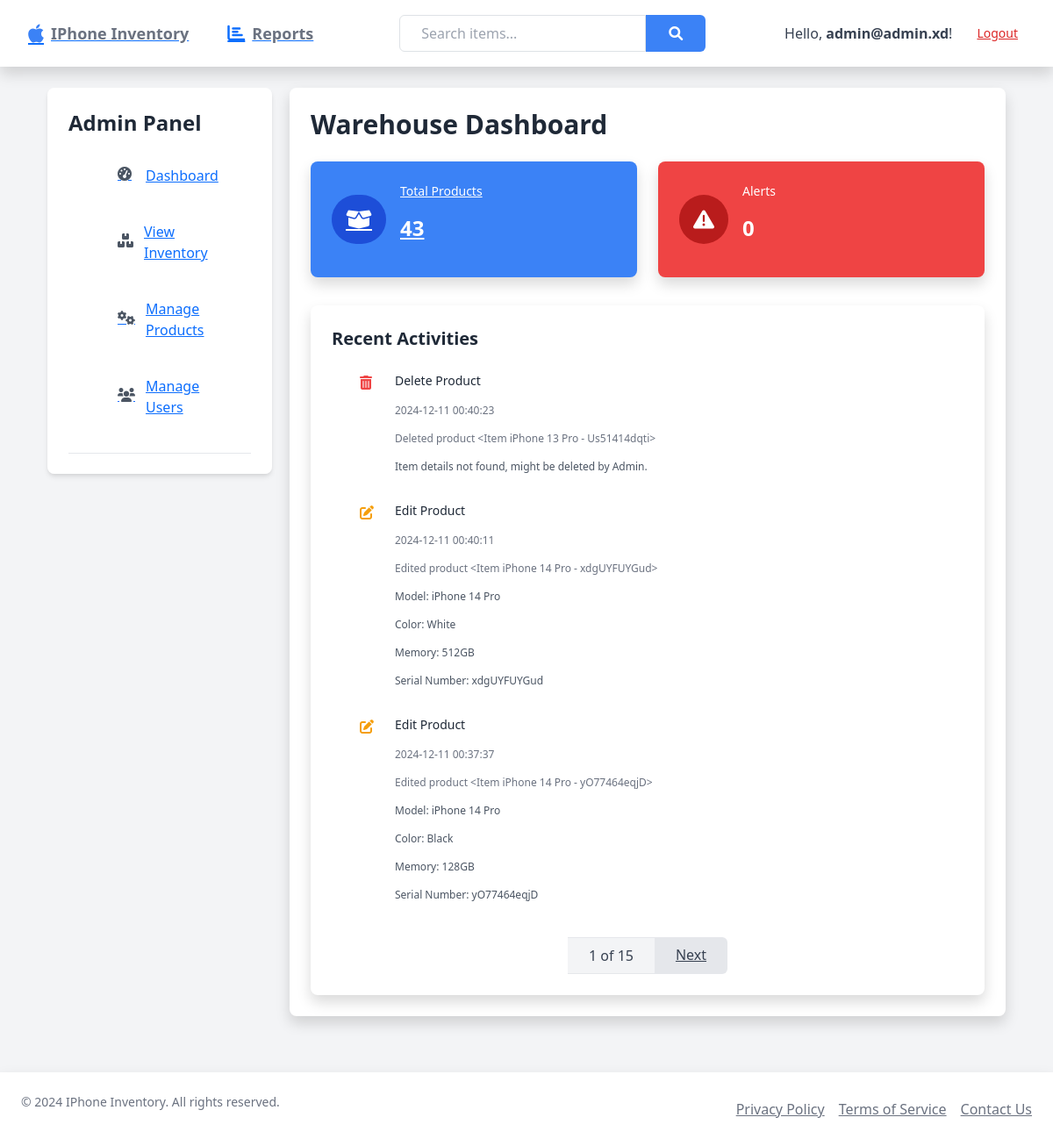
The page / (signed in) on the database its author committed.
### models.py (models this page shows, shortened)
class User(UserMixin, db.Model):
    __tablename__ = 'users'
    id = db.Column(db.Integer, primary_key=True)
    email = db.Column(db.String(150), unique=True, nullable=False)
    password = db.Column(db.String(200), nullable=False)
    roles = db.relationship(
        'Role',
        secondary=user_roles,
        backref=db.backref('users', lazy='dynamic')
    )

class AuditLog(db.Model):
    __tablename__ = 'audit_logs'
    id = db.Column(db.Integer, primary_key=True)
    user_id = db.Column(db.Integer, db.ForeignKey('users.id', ondelete='SET NULL'), nullable=True)
    action = db.Column(db.String(255), nullable=False)
    timestamp = db.Column(db.DateTime, default=datetime.utcnow, nullable=False)
    details = db.Column(db.Text, nullable=True)
    user = db.relationship('User', backref=db.backref('audit_logs', lazy=True))

class Item(db.Model):
    __tablename__ = 'items'
    id = db.Column(db.Integer, primary_key=True)
    model = db.Column(db.String(100), nullable=False)
    color = db.Column(db.String(50), nullable=False)
    memory = db.Column(db.String(50), nullable=False)
    serial_number = db.Column(db.String(100), unique=True, nullable=False)
    VALID_MODELS = ['iPhone 12', 'iPhone 12 Pro', 'iPhone 13', 'iPhone 13 Pro', 'iPhone 14', 'iPhone 14 Pro']
    VALID_COLORS = ['Black', 'White', 'Red']
    VALID_MEMORIES = ['64GB', '128GB', '256GB', '512GB']

### app.py (the view)
@app.route('/')
@login_required
def index():
    form = ProductForm()
    page = request.args.get('page', 1, type=int)
    per_page = 3  # Number of activities per page
    activities_paginated = AuditLog.query.order_by(AuditLog.timestamp.desc()).paginate(page=page, per_page=per_page, error_out=False)
    recent_activities = []
    for activity in activities_paginated.items:
        item_details = None
        if 'product' in activity.details:
            try:
                serial_number = activity.details.split('-')[-1].strip('> ')
                item = Item.query.filter_by(serial_number=serial_number).first()
                if item:
                    item_details = {
                        'model': item.model,
                        'color': item.color,
                        'memory': item.memory,
                        'serial_number': item.serial_number
                    }
            except IndexError:
                serial_number = None
        recent_activities.append({
            'action': activity.action,
            'timestamp': activity.timestamp,
            'details': activity.details,
            'item_details': item_details
        })
    total_products = Item.query.count()
    alerts = Item.query.filter(
        (db.func.length(Item.serial_number) != 11) |
        (~Item.model.in_(Item.VALID_MODELS)) |
        (~Item.color.in_(Item.VALID_COLORS)) |
        (~Item.memory.in_(Item.VALID_MEMORIES))
    ).count()
    alert_items = Item.query.filter(
        (db.func.length(Item.serial_number) != 11) |
        (~Item.model.in_(Item.VALID_MODELS)) |
        (~Item.color.in_(Item.VALID_COLORS)) |
        (~Item.memory.in_(Item.VALID_MEMORIES))
    ).all()
    return render_template(
        'index.html',
        recent_activities=recent_activities,
        total_products=total_products,
        alerts=alerts,  # Pass alerts to the template
        alert_items=alert_items,  # Pass items with invalid attributes
        pagination=activities_paginated,
        form=form  # Pass the form to the template
    )

### forms.py
class ProductForm(FlaskForm):
    model = StringField('Model', validators=[DataRequired(), Length(max=100)])
    color = StringField('Color', validators=[DataRequired(), Length(max=50)])
    memory = StringField('Memory', validators=[DataRequired(), Length(max=50)])
    serial_number = StringField('Serial Number', validators=[DataRequired(), Length(max=100)])
    submit = SubmitField('Add Product')

class BugReportForm(FlaskForm):
    bug_details = TextAreaField('Bug Details', validators=[DataRequired()])
    submit = SubmitField('Submit')

### app.py (called while the page is built)
@app.context_processor
def inject_forms():
    return {
        'bug_form': BugReportForm(),
        'feedback_form': FeedbackForm()
    }

@login_manager.user_loader
def load_user(user_id):
    with current_app.app_context():
        return db.session.query(User).options(joinedload(User.roles)).get(int(user_id))

### templates/index.html (shortened to what this page needs)
{% extends "base.html" %}
{% block admin_content %}
<div class="bg-white shadow rounded-lg p-6 mb-8">
    <h1 class="text-3xl font-bold text-gray-800 mb-6">Warehouse Dashboard</h1>
    <div class="grid grid-cols-1 md:grid-cols-2 gap-6 mb-8">
        <a href="{{ url_for('view_inventory') }}" class="bg-blue-500 text-white rounded-lg shadow p-6 flex items-center hover:bg-blue-600 transition-colors">
            <div class="p-3 rounded-full bg-blue-700 mr-4 flex items-center justify-center">
                <i class="fas fa-box-open text-2xl"></i>
            </div>
            <div>
                <p class="text-sm">Total Products</p>
                <p class="text-2xl font-semibold">{{ total_products }}</p>
            </div>
        </a>
        <div class="bg-red-500 text-white rounded-lg shadow p-6 flex items-center cursor-pointer" onclick="openAlertModal()">
            <div class="p-3 rounded-full bg-red-700 mr-4 flex items-center justify-center">
                <i class="fas fa-exclamation-triangle text-2xl"></i>
            </div>
            <div>
                <p class="text-sm">Alerts</p>
                <p class="text-2xl font-semibold">{{ alerts }}</p>
            </div>
        </div>
    </div>
    <div class="bg-white shadow rounded-lg p-6">
        <h2 class="text-xl font-semibold text-gray-800 mb-4">Recent Activities</h2>
        <ul class="space-y-4">
            {% for activity in recent_activities %}
                <li class="flex items-start">
                    <div class="flex-shrink-0">
                        {% if 'Add Product' in activity.action %}
                            <i class="fas fa-plus-circle h-6 w-6 text-green-500"></i>
                        {% elif 'Delete Product' in activity.action %}
                            <i class="fas fa-trash-alt h-6 w-6 text-red-500"></i>
                        {% elif 'Edit Product' in activity.action %}
                            <i class="fas fa-edit h-6 w-6 text-yellow-500"></i>
                        {% else %}
                            <i class="fas fa-info-circle h-6 w-6 text-gray-500"></i>
                        {% endif %}
                    </div>
                    <div class="ml-4">
                        <p class="text-gray-800 text-sm">{{ activity.action }}</p>
                        <p class="text-xs text-gray-500">{{ activity.timestamp.strftime('%Y-%m-%d %H:%M:%S') }}</p>
                        <p class="text-xs text-gray-500">{{ activity.details }}</p>
                        {% if activity.item_details %}
                            <p class="text-xs text-gray-600">Model: {{ activity.item_details.model }}</p>
                            <p class="text-xs text-gray-600">Color: {{ activity.item_details.color }}</p>
                            <p class="text-xs text-gray-600">Memory: {{ activity.item_details.memory }}</p>
                            <p class="text-xs text-gray-600">Serial Number: {{ activity.item_details.serial_number }}</p>
                        {% else %}
                            <p class="text-xs text-gray-600">Item details not found, might be deleted by Admin.</p>
                        {% endif %}
                    </div>
                </li>
            {% else %}
                <li class="text-sm text-gray-500">No recent activities found.</li>
            {% endfor %}
        </ul>
        <div class="flex justify-center mt-6">
            <span class="px-4 py-2 bg-gray-100 text-gray-700 border-t border-b">{{ pagination.page }} of {{ pagination.pages }}</span>
            {% if pagination.has_next %}
                <a href="{{ url_for('index', page=pagination.next_num) }}" class="px-4 py-2 bg-gray-200 text-gray-700 rounded-r-md hover:bg-gray-300">Next</a>
            {% endif %}
        </div>
    </div>
</div>
{% endblock %}

### templates/base.html (shortened to what this page needs)
<!DOCTYPE html>
<html lang="en">
<head>
    <link href="https://cdn.jsdelivr.net/npm/tailwindcss@2.2.19/dist/tailwind.min.css" rel="stylesheet">
    <link href="https://stackpath.bootstrapcdn.com/bootstrap/5.3.0/css/bootstrap.min.css" rel="stylesheet">
    <link href="https://cdnjs.cloudflare.com/ajax/libs/font-awesome/6.0.0-beta3/css/all.min.css" rel="stylesheet">
</head>
<body class="bg-gray-100 font-sans leading-normal tracking-normal flex flex-col min-h-screen">
    <nav class="bg-white shadow">
        <div class="max-w-7xl mx-auto px-4">
            <div class="flex justify-between">
                <div class="flex space-x-7">
                    <div>
                        <a href="{{ url_for('index') }}" class="flex items-center py-4 px-2">
                            <i class="fab fa-apple text-blue-500 text-2xl mr-2"></i>
                            <span class="font-semibold text-gray-500 text-lg">IPhone Inventory</span>
                        </a>
                    </div>
                    <div>
                        <a href="{{ url_for('generate_reports') }}" class="flex items-center py-4 px-2 hover:text-blue-500">
                            <i class="fas fa-chart-bar text-xl mr-2"></i>
                            <span class="font-semibold text-gray-500 text-lg">Reports</span>
                        </a>
                    </div>
                </div>
                <div class="hidden md:flex items-center space-x-1">
                    <form action="{{ url_for('search') }}" method="GET" class="flex">
                        <input type="text" name="query" placeholder="Search items..." class="px-4 py-2 border rounded-l-md focus:outline-none focus:ring-2 focus:ring-blue-500" required>
                        <button type="submit" class="px-4 py-2 bg-blue-500 text-white rounded-r-md hover:bg-blue-600">
                            <i class="fas fa-search h-5 w-5 inline"></i>
                        </button>
                    </form>
                </div>
                <div class="flex items-center space-x-3">
                    {% if current_user.is_authenticated %}
                        <span class="text-gray-700">Hello, <strong>{{ current_user.email }}</strong>!</span>
                        <a href="{{ url_for('logout') }}" class="px-3 py-2 rounded-md text-sm font-medium text-red-600 hover:bg-red-100">Logout</a>
                    {% else %}
                        <a href="{{ url_for('login') }}" class="px-3 py-2 rounded-md text-sm font-medium text-green-600 hover:bg-green-100">Login</a>
                        <a href="{{ url_for('signup') }}" class="px-3 py-2 rounded-md text-sm font-medium text-blue-600 hover:bg-blue-100">Sign Up</a>
                    {% endif %}
                </div>
            </div>
        </div>
    </nav>
    <div class="container mx-auto px-4 mt-4 content flex-grow mb-8">
        {% block content %}
            <div class="flex">
                <aside class="w-64 bg-white shadow-md rounded-lg p-4" style="position: sticky; top: 0; height: 55vh; overflow-y: auto;">
                    <h2 class="text-2xl font-bold mb-6 text-gray-800">Admin Panel</h2>
                    <nav>
                        <ul>
                            <li class="mb-4">
                                <a href="{{ url_for('index') }}" class="block py-2 px-4 rounded hover:bg-gray-100 flex items-center">
                                    <i class="fas fa-tachometer-alt h-5 w-5 text-gray-600 mr-3"></i>
                                    Dashboard
                                </a>
                            </li>
                            <li class="mb-4">
                                <a href="{{ url_for('view_inventory') }}" class="block py-2 px-4 rounded hover:bg-gray-100 flex items-center">
                                    <i class="fas fa-boxes h-5 w-5 text-gray-600 mr-3"></i>
                                    View Inventory
                                </a>
                            </li>
                            <li class="mb-4">
                                <a href="{{ url_for('manage_products') }}" class="block py-2 px-4 rounded hover:bg-gray-100 flex items-center">
                                    <i class="fas fa-cogs h-5 w-5 text-gray-600 mr-3"></i>
                                    Manage Products
                                </a>
                            </li>
                            <li class="mb-4">
                                <a href="{{ url_for('manage_users') }}" class="block py-2 px-4 rounded hover:bg-gray-100 flex items-center">
                                    <i class="fas fa-users h-5 w-5 text-gray-600 mr-3"></i>
                                    Manage Users
                                </a>
                            </li>
                        </ul>
                    </nav>
                    <div class="mt-8 border-t pt-4">
                    </div>
                </aside>
                <main class="flex-1 pl-5">
                    {% block admin_content %}
                    {% endblock %}
                </main>
            </div>
        {% endblock %}
    </div>
    <footer class="bg-white shadow mt-auto">
        <div class="max-w-7xl mx-auto px-4 py-6 sm:px-6 lg:px-8">
            <div class="flex justify-between items-center">
                <p class="text-sm text-gray-500">&copy; 2024 IPhone Inventory. All rights reserved.</p>
                <div class="flex space-x-4">
                    <a href="{{ url_for('privacy_policy') }}" class="text-gray-500 hover:text-gray-900">Privacy Policy</a>
                    <a href="{{ url_for('terms_of_service') }}" class="text-gray-500 hover:text-gray-900">Terms of Service</a>
                    <a href="{{ url_for('contact') }}" class="text-gray-500 hover:text-gray-900">Contact Us</a>
                </div>
            </div>
        </div>
    </footer>
</body>
</html>

### templates/base.html (style rules this page uses)
html, body { height: 100%; margin: 0; }
body { display: flex; flex-direction: column; }
.content { flex: 1; }

### rows shown on the page
User: email "admin@admin.xd"
AuditLog: action "Delete Product", timestamp "2024-12-11 00:40:23", details "Deleted product <Item iPhone 13 Pro - Us51414dqti>", shows "Item details not found, might be deleted by Admin."
AuditLog: action "Edit Product", timestamp "2024-12-11 00:40:11", details "Edited product <Item iPhone 14 Pro - xdgUYFUYGud>", item_details.model "iPhone 14 Pro", item_details.color "White", item_details.memory "512GB", item_details.serial_number "xdgUYFUYGud"
AuditLog: action "Edit Product", timestamp "2024-12-11 00:37:37", details "Edited product <Item iPhone 14 Pro - yO77464eqjD>", item_details.model "iPhone 14 Pro", item_details.color "Black", item_details.memory "128GB", item_details.serial_number "yO77464eqjD"

### other values the page prints
{{ total_products }} "43"
{{ alerts }} "0"
{{ pagination.page }} "1"
{{ pagination.pages }} "15"
